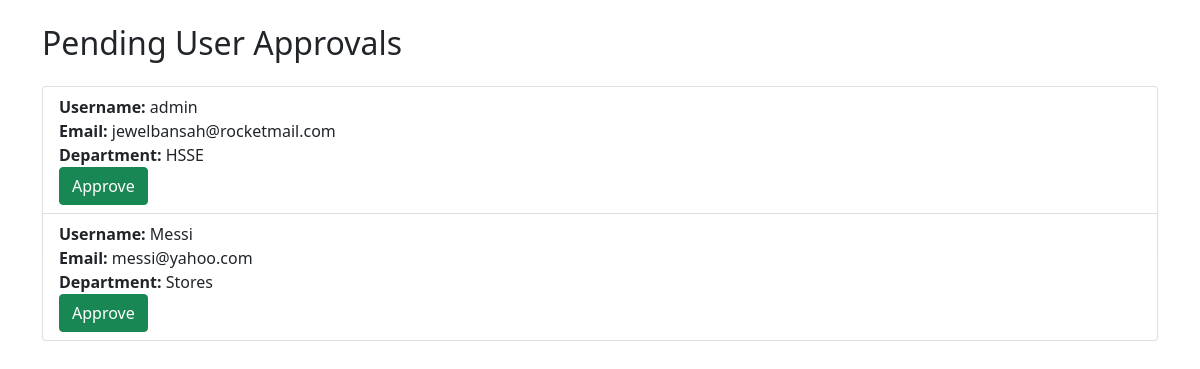
Screenshot of /users/user_list/ (signed in) with the database file from the repository.
### users/models.py (models this page shows)
class User(AbstractUser):
    DEPARTMENT_CHOICES = [
        ('Operations', 'Operations'),
        ('Finance', 'Finance'),
        ('Stores', 'Stores'),
        ('HSSE', 'HSSE'),
        ('MD', 'MD'),
    ]
    department = models.CharField(max_length=20, choices=DEPARTMENT_CHOICES)
    is_approved = models.BooleanField(default=False)
    is_manager = models.BooleanField(default=False)
    profile_picture = models.ImageField(upload_to='profile_pictures/', null=True, blank=True)

### users/views.py (the view)
# urls.py: path('user_list/', user_list, name='user_list'),
@login_required
@user_passes_test(lambda u: u.is_manager)
def user_list(request):
    users = User.objects.filter(is_approved=False)
    return render(request, 'users/user_list.html', {'users': users})

### templates/users/user_list.html (shortened to what this page needs)
{% load static %}
<!DOCTYPE html>
<html lang="en">
<head>
    <link rel="stylesheet" href="{% static 'css/bootstrap.min.css' %}">
</head>
<body>
    <div class="container">
        <h2 class="my-4">Pending User Approvals</h2>
        <ul class="list-group">
            {% for user in users %}
            <li class="list-group-item">
                <strong>Username:</strong> {{ user.username }}<br>
                <strong>Email:</strong> {{ user.email }}<br>
                <strong>Department:</strong> {{ user.department }}<br>
                <a href="{% url 'approve_user' user.id %}" class="btn btn-success">Approve</a>
            </li>
            {% endfor %}
        </ul>
    </div>
</body>
</html>

### rows the page displays
User: username "admin", email "jewelbansah@rocketmail.com", department "HSSE"
User: username "Messi", email "messi@yahoo.com", department "Stores"
